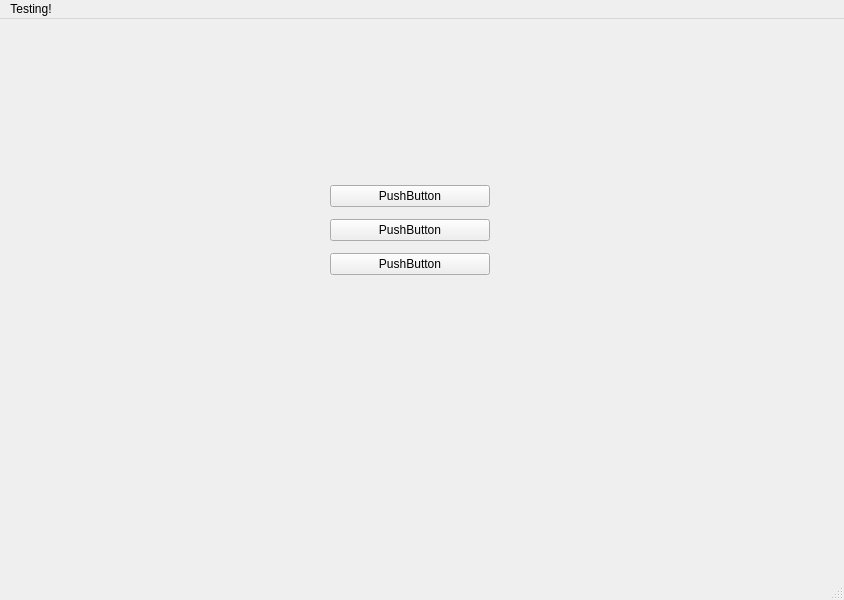
<?xml version="1.0" encoding="UTF-8"?>
<ui version="4.0">
 <class>MainWindow</class>
 <widget class="QMainWindow" name="MainWindow">
  <property name="geometry">
   <rect>
    <x>0</x>
    <y>0</y>
    <width>844</width>
    <height>600</height>
   </rect>
  </property>
  <property name="windowTitle">
   <string>MainWindow</string>
  </property>
  <widget class="QWidget" name="centralwidget">
   <widget class="QWidget" name="verticalLayoutWidget">
    <property name="geometry">
     <rect>
      <x>330</x>
      <y>160</y>
      <width>160</width>
      <height>103</height>
     </rect>
    </property>
    <layout class="QVBoxLayout" name="verticalLayout">
     <item>
      <widget class="QPushButton" name="pushButton1">
       <property name="text">
        <string>PushButton</string>
       </property>
      </widget>
     </item>
     <item>
      <widget class="QPushButton" name="pushButton2">
       <property name="text">
        <string>PushButton</string>
       </property>
      </widget>
     </item>
     <item>
      <widget class="QPushButton" name="pushButton3">
       <property name="text">
        <string>PushButton</string>
       </property>
      </widget>
     </item>
    </layout>
   </widget>
  </widget>
  <widget class="QMenuBar" name="menubar">
   <property name="geometry">
    <rect>
     <x>0</x>
     <y>0</y>
     <width>844</width>
     <height>31</height>
    </rect>
   </property>
   <widget class="QMenu" name="menuTesting">
    <property name="title">
     <string>Testing!</string>
    </property>
   </widget>
   <addaction name="menuTesting"/>
  </widget>
  <widget class="QStatusBar" name="statusbar"/>
 </widget>
 <resources/>
 <connections/>
</ui>
